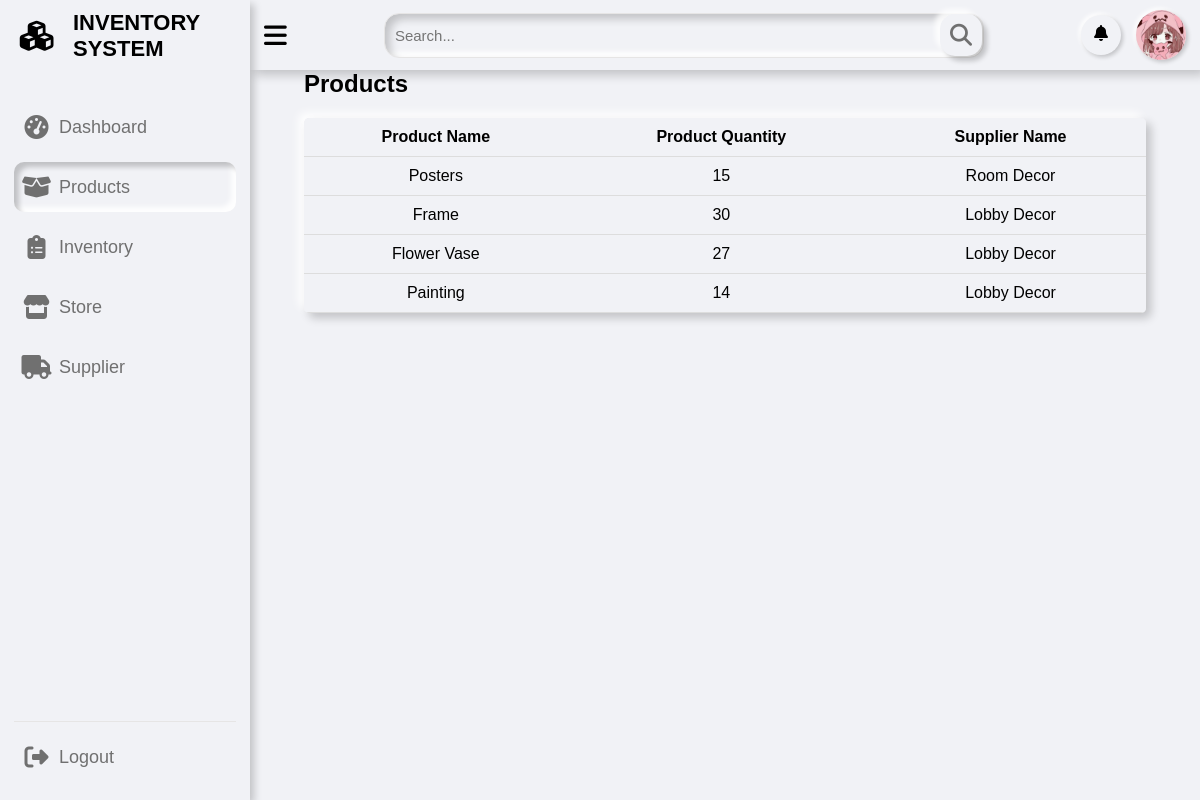
The app's page /pages/product.php (signed in) with its own data.
### tables this page shows
CREATE TABLE `product` (
  `product_id` int(11) NOT NULL,
  `product_name` varchar(255) NOT NULL,
  `supplier_id` int(11) DEFAULT NULL
);

CREATE TABLE `product_details` (
  `product_id` int(11) NOT NULL,
  `product_quantity` int(11) NOT NULL,
  `product_price` int(11) NOT NULL,
  `stocked_Date` date DEFAULT NULL
);

CREATE TABLE `supplier` (
  `supplier_id` int(11) NOT NULL,
  `user_id` int(11) DEFAULT NULL,
  `supplier_name` varchar(255) DEFAULT NULL,
  `supplier_phone` varchar(255) DEFAULT NULL,
  `supplier_address` varchar(255) DEFAULT NULL,
  `supplier_email` varchar(255) NOT NULL,
  `is_active` tinyint(1) NOT NULL DEFAULT 1
);

### pages/product.php (the view, shortened to what this page needs)
<?php
if (isset($_SESSION['id']) && isset($_SESSION['username']) && $_SESSION['role'] === 'admin') {
?>
  <?php
  include "../includes/sidebar.php";
  include "../includes/topbar.php";
  ?>
  <div class="dash-content">
    <h2>
      Products
    </h2>
    <?php
    $sql = "CALL GetProductDetails()";
    $stmt = $pdo->query($sql);
    if ($stmt->rowCount() > 0) {
      echo "<table class='product-table neumorphic'>";
      echo "<tr><th>Product Name</th><th>Product Quantity</th><th>Supplier Name</th></tr>";
      while ($row = $stmt->fetch(PDO::FETCH_ASSOC)) {
        if (empty($row['supplier_name'])) {
          echo "<tr><td>" . $row['product_name'] . "</td><td>" . $row['product_quantity'] . "</td><td>No Supplier</td></tr>";
        } else {
          echo "<tr><td>" . $row['product_name'] . "</td><td>" . $row['product_quantity'] . "</td><td>" . $row['supplier_name'] . "</td></tr>";
        }
      }
      echo "</table>";
    } else {
      echo "No products found.";
    }
    ?>
    <?php
    include "../includes/footbar.php";
    ?>
  <?php
} else {
  header("Location: ../index.php?error=Access Error");
  exit();
}
  ?>

### css/dashboard.css (style rules this page uses)
* { margin: 0; padding: 0; box-sizing: border-box; font-family: "Poppins", sans-serif; }
:root { --primary-color: #0e4bf1; --color-hover: #0e4bf1; --panel-color: #f1f2f6; --text-color: #000; --card-color: #fff; --black-light-color: #707070; --border-color: #e6e5e5; --toggle-color: #ddd; --box1-color: #4dffe4; --box2-color: #acd3ff; --box3-color: #fce7d1; --title-icon-color: #fff; --tran-05: all 0.5s ease; --tran-03: all 0.3s ease; --tran-03: all 0.2s ease; }
body { min-height: 100vh; background-color: #fff; }
.dashboard .dash-content { padding-top: 60px; }
.dash-content { text-align: center; padding: 40px; }
.dash-content h2 { display: flex; justify-content: space-between; align-items: center; color: var(--text-color); }
.product-table, .order-table { width: 100%; border-collapse: collapse; margin-top: 20px; background-color: var(--panel-color); box-shadow: 5px 5px 10px rgba(0, 0, 0, 0.2), -5px -5px 10px rgba(255, 255, 255, 1); border-radius: 5px; overflow: hidden; }
.product-table th, .product-table td, .order-table th, .order-table td { padding: 10px; text-align: center; align-items: center; border-bottom: 1px solid #ddd; color: var(--text-color); }
.product-table td, .order-table td { background-color: var(--panel-color); }
.product-table th, .order-table th { background-color: var(--panel-color); color: var(--text-color); }

### records on screen
product: product_name "Posters", product_details.product_quantity "15", supplier.supplier_name "Room Decor"
product: product_name "Frame", product_details.product_quantity "30", supplier.supplier_name "Lobby Decor"
product: product_name "Flower Vase", product_details.product_quantity "27", supplier.supplier_name "Lobby Decor"
product: product_name "Painting", product_details.product_quantity "14", supplier.supplier_name "Lobby Decor"
